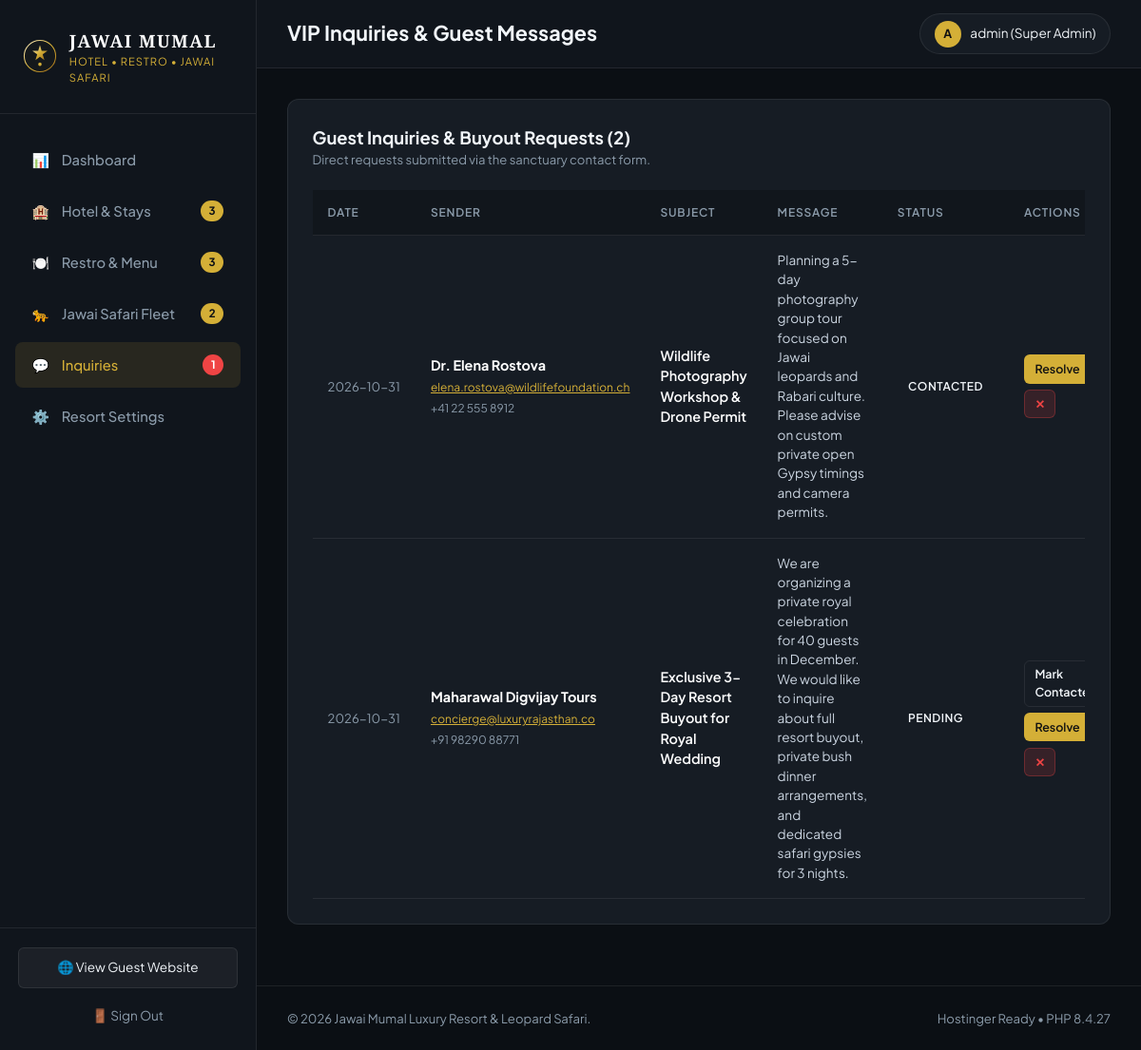
Page /admin/inquiries.php (signed in) on the committed database.
### tables this page shows
CREATE TABLE IF NOT EXISTS `inquiries` (
  `id` int(11) NOT NULL AUTO_INCREMENT,
  `name` varchar(255) NOT NULL,
  `email` varchar(255) NOT NULL,
  `phone` varchar(50) DEFAULT NULL,
  `subject` varchar(255) NOT NULL,
  `message` text NOT NULL,
  `status` varchar(50) DEFAULT 'Pending',
  `created_at` timestamp NOT NULL DEFAULT CURRENT_TIMESTAMP,
  PRIMARY KEY (`id`)
);

### admin/inquiries.php (the view, shortened to what this page needs)
<?php
require_once __DIR__ . '/admin_header.php';
$inquiries = $pdo->query("SELECT * FROM inquiries ORDER BY id DESC")->fetchAll();
?>
<div class="admin-card">
  <div class="admin-card-header">
    <div>
      <h2 class="admin-card-title">Guest Inquiries & Buyout Requests (<?php echo count($inquiries); ?>)</h2>
      <p style="font-size: 0.82rem; color: var(--admin-muted);">Direct requests submitted via the sanctuary contact form.</p>
    </div>
  </div>
  <div class="admin-table-responsive">
    <table class="admin-table">
      <thead>
        <tr>
          <th>Date</th>
          <th>Sender</th>
          <th>Subject</th>
          <th>Message</th>
          <th>Status</th>
          <th>Actions</th>
        </tr>
      </thead>
      <tbody>
        <?php foreach ($inquiries as $inq): ?>
          <tr>
            <td style="white-space: nowrap; font-size: 0.82rem; color: var(--admin-muted);">
              <?php echo substr($inq['created_at'], 0, 10); ?>
            </td>
            <td>
              <strong style="color: #fff;"><?php echo htmlspecialchars($inq['name']); ?></strong><br>
              <small><a href="mailto:<?php echo htmlspecialchars($inq['email']); ?>" style="color: var(--admin-gold);"><?php echo htmlspecialchars($inq['email']); ?></a></small><br>
              <small style="color: var(--admin-muted);"><?php echo htmlspecialchars($inq['phone'] ?: 'No phone'); ?></small>
            </td>
            <td style="font-weight: 600; color: #fff;">
              <?php echo htmlspecialchars($inq['subject']); ?>
            </td>
            <td style="max-width: 320px; font-size: 0.85rem; color: #cbd5e1; line-height: 1.5;">
              <?php echo nl2br(htmlspecialchars($inq['message'])); ?>
            </td>
            <td>
              <span class="status-pill status-<?php echo strtolower($inq['status']); ?>">
                <?php echo htmlspecialchars($inq['status']); ?>
              </span>
            </td>
            <td>
              <div style="display: flex; gap: 0.4rem; flex-wrap: wrap;">
                <?php if ($inq['status'] === 'Pending'): ?>
                  <a href="inquiries.php?status=Contacted&id=<?php echo $inq['id']; ?>" class="btn-admin btn-admin-outline btn-admin-sm">Mark Contacted</a>
                <?php endif; ?>
                <?php if ($inq['status'] !== 'Resolved'): ?>
                  <a href="inquiries.php?status=Resolved&id=<?php echo $inq['id']; ?>" class="btn-admin btn-admin-gold btn-admin-sm">Resolve</a>
                <?php endif; ?>
                <a href="inquiries.php?delete=<?php echo $inq['id']; ?>" class="btn-admin btn-admin-danger btn-admin-sm" onclick="return confirm('Delete this inquiry message?')">✕</a>
              </div>
            </td>
          </tr>
        <?php endforeach; ?>
      </tbody>
    </table>
  </div>
</div>
<?php require_once __DIR__ . '/admin_footer.php'; ?>

### assets/css/admin.css (style rules this page uses)
:root { --admin-bg: #0b0f14; --admin-sidebar: #10151c; --admin-card: #161c24; --admin-card-hover: #1c232e; --admin-border: rgba(255, 255, 255, 0.08); --admin-gold: #d4af37; --admin-gold-hover: #f3e5ab; --admin-text: #f1f5f9; --admin-muted: #8b9baa; --status-confirmed: #10b981; --status-checkedin: #3b82f6; --status-pending: #f59e0b; --status-cancelled: #ef4444; }
*, *::before, *::after { box-sizing: border-box; margin: 0; padding: 0; }
body { font-family: 'Plus Jakarta Sans', -apple-system, BlinkMacSystemFont, sans-serif; background-color: var(--admin-bg); color: var(--admin-text); line-height: 1.5; display: flex; min-height: 100vh; }
.admin-card { background: var(--admin-card); border: 1px solid var(--admin-border); border-radius: 12px; padding: 1.6rem; margin-bottom: 2rem; }
.admin-card-header { display: flex; justify-content: space-between; align-items: center; margin-bottom: 1.4rem; flex-wrap: wrap; gap: 1rem; }
.admin-card-title { font-size: 1.15rem; font-weight: 700; }
.admin-table-responsive { width: 100%; overflow-x: auto; }
.admin-table { width: 100%; border-collapse: collapse; font-size: 0.9rem; text-align: left; }
.admin-table th { padding: 0.9rem 1rem; background: rgba(0, 0, 0, 0.2); color: var(--admin-muted); font-weight: 600; text-transform: uppercase; letter-spacing: 0.8px; font-size: 0.75rem; border-bottom: 1px solid var(--admin-border); }
.admin-table td { padding: 1rem; border-bottom: 1px solid var(--admin-border); color: var(--admin-text); vertical-align: middle; }
.status-pill { display: inline-block; padding: 0.25rem 0.7rem; border-radius: 999px; font-size: 0.75rem; font-weight: 600; text-transform: uppercase; letter-spacing: 0.5px; }
.btn-admin { display: inline-flex; align-items: center; gap: 0.4rem; padding: 0.5rem 1rem; border-radius: 6px; font-size: 0.85rem; font-weight: 600; cursor: pointer; border: 1px solid transparent; transition: all 0.2s; text-decoration: none; }
.btn-admin-gold { background: var(--admin-gold); color: #111; }
.btn-admin-outline { background: transparent; border-color: var(--admin-border); color: var(--admin-text); }
.btn-admin-danger { background: rgba(239, 68, 68, 0.15); color: #ef4444; border-color: rgba(239, 68, 68, 0.3); }
.btn-admin-sm { padding: 0.3rem 0.65rem; font-size: 0.78rem; }

### rows in the picture
inquiries: created_at "2026-10-31", name "Dr. Elena Rostova", email "elena.rostova@wildlifefoundation.ch", phone "+41 22 555 8912", subject "Wildlife Photography Workshop & Drone Permit", message "Planning a 5-day photography group tour focused on Jawai leopards and Rabari culture. Please advise on custom private open Gypsy timings and camera permits.", status "CONTACTED"
inquiries: created_at "2026-10-31", name "Maharawal Digvijay Tours", email "concierge@luxuryrajasthan.co", phone "+91 98290 88771", subject "Exclusive 3-Day Resort Buyout for Royal Wedding", message "We are organizing a private royal celebration for 40 guests in December. We would like to inquire about full resort buyout, private bush dinner arrangements, and dedicated safari gypsies for 3 nights.", status "PENDING"

### other values in the picture
$stayCount "3"
$dineCount "3"
$safariCount "2"
$inqCount "1"
$pageTitle "VIP Inquiries & Guest Messages"
$_SESSION['admin_user'] "admin"
$_SESSION['admin_role'] "Super Admin"
count($inquiries) "2"
phpversion() "8.4.27"
